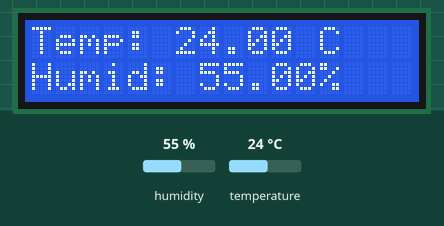
This sketch was run on a simulated Arduino Uno, built with avr-gcc and run on an emulated ATmega328P. On the bench: 16×2 character LCD. Inputs (shaded band) come from the test bench; at power-on: humidity 55 %, temperature 24 °C.

Above: at 2.6 s.
2.7 s: humidity set to 22 %
At 5.0 s:
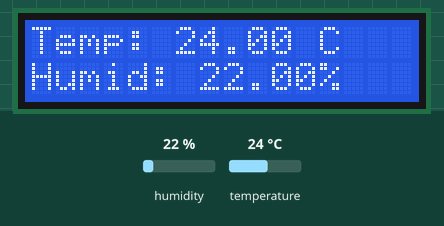
5.7 s: temperature set to 12 °C
At 7.0 s:
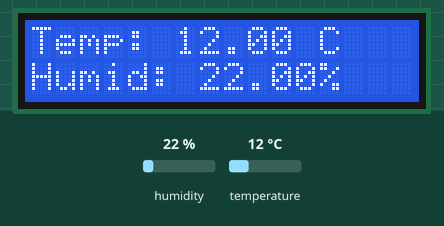
8.7 s: humidity set to 40 %
At 10.9 s:
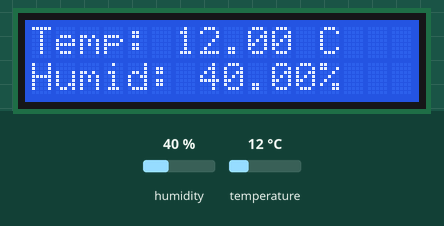
11.7 s: temperature set to 19 °C
At 12.9 s:
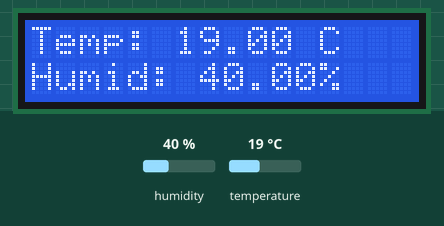
Timing chart, 0 to 14.7 s (numbered marks = the images above; inputs shaded):
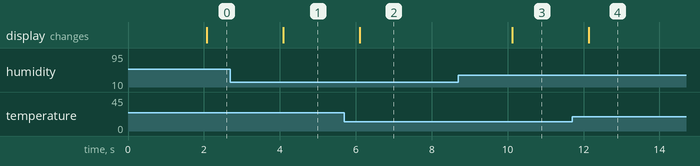

The sketch:

Ard-LCDDHT.ino
```cpp
// include the library code:
#include <LiquidCrystal.h>
#include <DHT.h>

#define DHTPIN 2     // what pin we're connected to
#define DHTTYPE DHT22   // DHT 22  (AM2302)

// initialize the library with the numbers of the interface pins
LiquidCrystal lcd(7, 8, 9, 10, 11, 12);
DHT dht(DHTPIN, DHTTYPE);

void setup() {
  // set up the LCD's number of columns and rows:
  lcd.begin(16, 2);

  // Initialize the DHT sensor
  dht.begin();

  // Print a message to the LCD.
  lcd.print("Initializing");
  lcd.setCursor(0, 1);
  lcd.print("Sensor");
  lcd.blink();
}

void loop() {
  // Wait a couple seconde between measurements
  delay(2000);

  // Get the sensor data
  float h = dht.readHumidity();
  float t = dht.readTemperature();

  // Turn off cursor blink and clear the LCD
  lcd.noBlink();
  lcd.clear();

  if (isnan(h) || isnan(t)) {
    lcd.print("Sensor Failure");
    return;
  }

  // Print the temperature on the first line
  lcd.setCursor(0, 0);
  lcd.print("Temp: ");
  lcd.print(t);
  lcd.print(" C");

  // Print the humidity on the second line
  lcd.setCursor(0, 1);
  lcd.print("Humid: ");
  lcd.print(h);
  lcd.print("%");
}
```

Measured:
- after the input at 2.7 s, the display: changes after 1.4 s (image 1)
- after the input at 5.7 s, the display: changes after 0.40 s (image 2)
- after the input at 8.7 s, the display: changes after 1.4 s (image 3)
- after the input at 11.7 s, the display: changes after 0.44 s (image 4)
